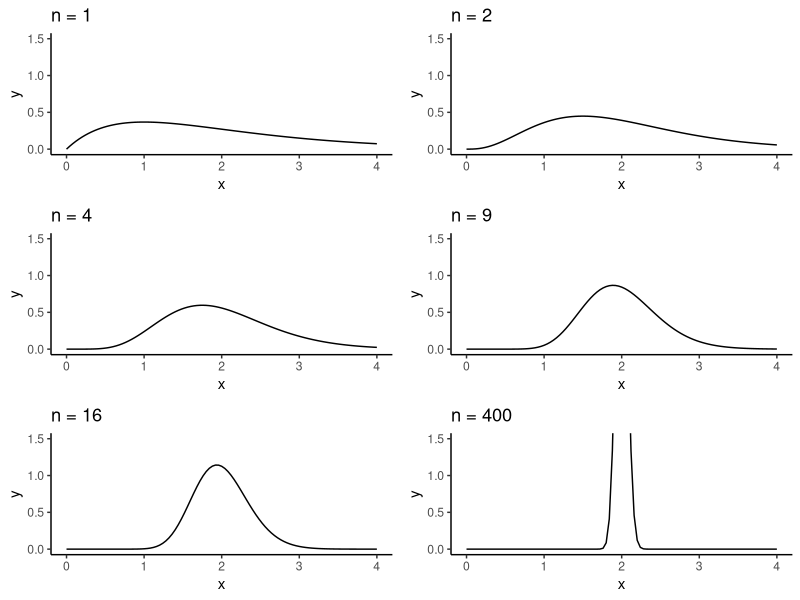
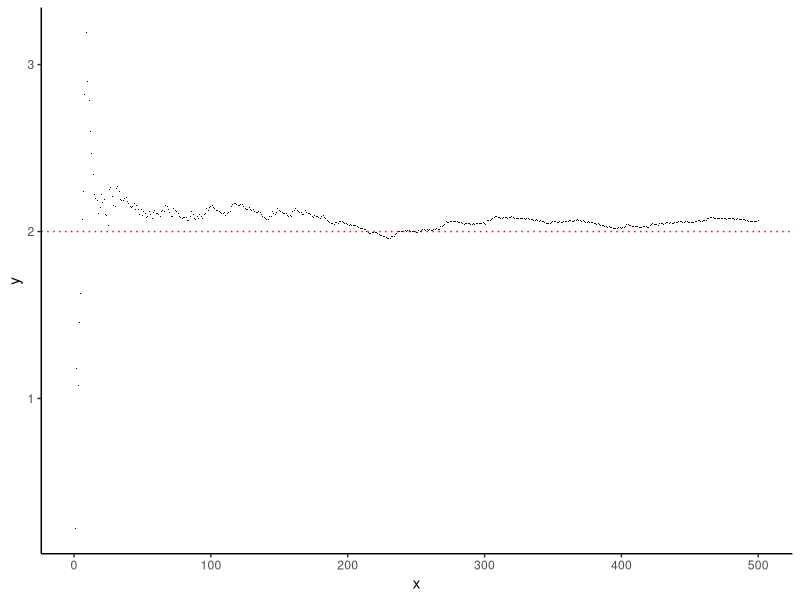
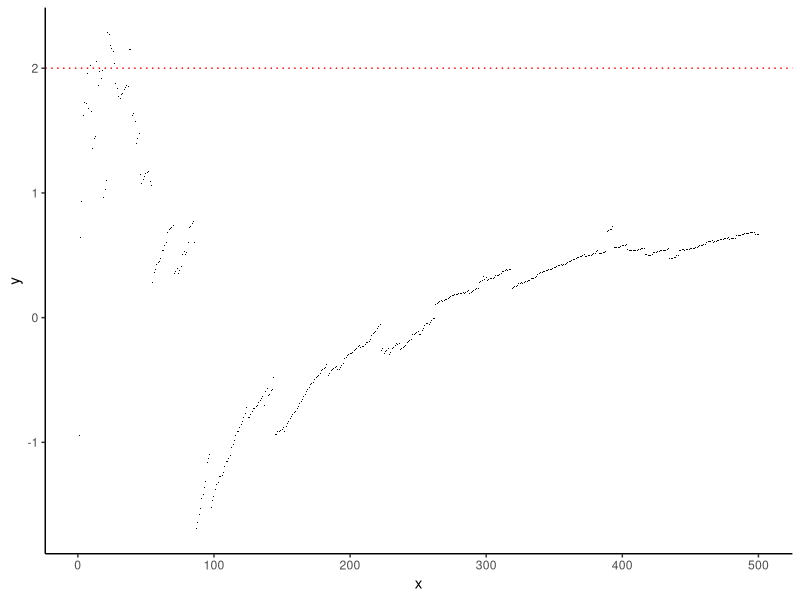
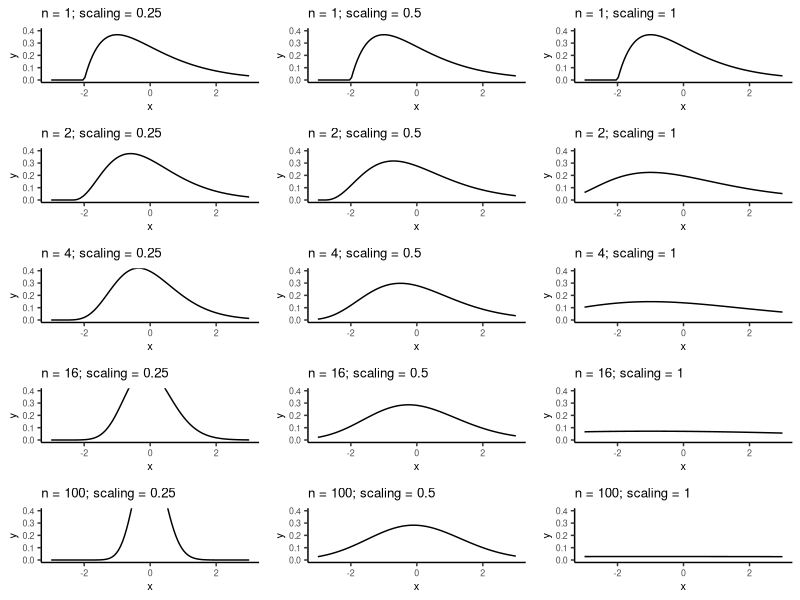
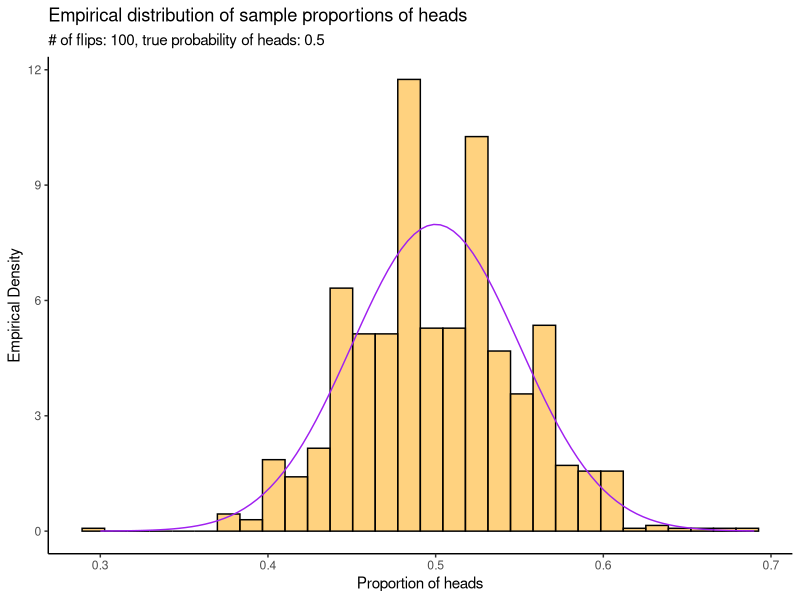

Source code (R) for these figures, in order:
## ---- chunk 1
library(tidyverse)
## ---- chunk 2
# Simulate from a gamma
# Type ?rgamma to get information on the parametrization
# There are three named parameters: shape, scale, and rate. Rate = 1/scale.
# The distribution has mean shape * scale, or shape / rate.
# The parametrization in the book is the "rate" parametrization.
# Always read the docs to understand what the parameters are.
# 
# Simulate with shape = 2 and rate = 1, so mean = 2 and variance = ? (exercise)
rgamma(1,shape = 2,rate = 1)
# The first "1" in the call gives the number of values to simulate:
rgamma(10,shape = 2,rate = 1)
## ---- chunk 3
# Define a function to compute the density
# Fix the scale and shape arguments at defaults of what's used in the book
# You can play around with these.
gamma_samplemean_density <- function(x,n,shape = 2,rate = 1) {
  # x: point to evaluate the density at
  # n: sample size
  
  # Just use the dgamma function
  dgamma(x,shape = n * shape,rate = n*rate)
}

# Plot it for various n
# Define a function to make the plot
plot_for_n <- function(n) {
  # Create a function with the n argument fixed
  densfun <- purrr::partial(gamma_samplemean_density,n = n)
  # Plot using ggplot
  tibble(x = c(0,4)) %>%
    ggplot(aes(x = x)) +
    theme_classic() +
    stat_function(fun = densfun) +
    coord_cartesian(xlim = c(0,4),ylim = c(0,1.5)) +
    labs(title = stringr::str_c("n = ",n))
}
# Create the plots
purrr::map(c(1,2,4,9,16,400),plot_for_n) %>%
  cowplot::plot_grid(plotlist = .,nrow = 3)
## ---- chunk 4
set.seed(54768798) # So I can reproduce these results
# Simulate one experiment of size 500
n <- 500
alpha <- 2
beta <- 1
gamma_experiment <- rgamma(n = n,shape = alpha,rate = beta)

# Compute the running average- a vector where the nth component is the average
# of the first n terms in gamma_experiment
runningaverage <- cumsum(gamma_experiment) / 1:length(gamma_experiment)

# Plot, remembering that the true mean is 2 / 1 = 2
tibble(x = 1:length(runningaverage),
       y = runningaverage) %>%
  ggplot(aes(x = x,y = y)) +
  theme_classic() +
  geom_point(pch = ".") +
  geom_hline(yintercept = alpha / beta,colour = "red",size = .5,linetype = "dotted")

## ---- chunk 5
set.seed(4235) # So I can reproduce these results
# Simulate one experiment of size 500
n <- 500
mu <- 2
sigma <- 1
cauchy_experiment <- rcauchy(n = n,location = mu,scale = sigma)

# Compute the running average- a vector where the nth component is the average
# of the first n terms in gamma_experiment
runningaverage <- cumsum(cauchy_experiment) / 1:length(cauchy_experiment)

# Plot, remembering that the true mean is 2 / 1 = 2
tibble(x = 1:length(runningaverage),
       y = runningaverage) %>%
  ggplot(aes(x = x,y = y)) +
  theme_classic() +
  geom_point(pch = ".") +
  geom_hline(yintercept = alpha / beta,colour = "red",size = .5,linetype = "dotted")


## ---- chunk 6
# Function to flip the coin n times, and return a sequence of 1 if heads and 0 if tails
# for each flip.
# Use the rbinom function to simulate from a bernoulli/binomial distribution.
flip_the_coin <- function(n,p) {
  # n: number of times to flip the coin.
  # p: probability of heads
  # Returns a vector of length n containing the results of each flip.
  rbinom(n,1,p)
}

# Function to flip the coin n times and compute the
# sample proportion of heads
sample_proportion_of_heads <- function(n,p) {
  # Returns a number representing the sample proportion of heads
  # in n flips
  mean(flip_the_coin(n,p))
}

# Try it out:
sample_proportion_of_heads(10,.5)
## ---- chunk 7
scalingdensity <- function(y,n,p) {
  dgamma(
    x = y*n^(-p) + 2,
    shape = 2 * n,
    rate = n
  ) * n^(-p)
}

plotscalingdensity <- function(n,p) {
  dens <- purrr::partial(scalingdensity,n = n,p = p)
  tibble(x = c(-3,3)) %>%
    ggplot(aes(x = x)) +
    theme_classic() +
    stat_function(fun = dens) +
    coord_cartesian(xlim = c(-3,3),ylim = c(0,.4)) +
    labs(title = stringr::str_c("n = ",n,"; scaling = ",p)) +
    theme(text = element_text(size = 8))
}

# Plot them all! This code is somewhat advanced; you should run it
# line by line and figure out what each step does. It's a pretty concise
# way of doing a lot of operations. This type of "list comprehension" is fundamental
# to learning to program with data.
pltlist <- expand.grid(n = c(1,2,4,16,100),
            p = c(1/4,1/2,1)) %>%
  dplyr::arrange(n,p) %>%
  as.list() %>%
  purrr::transpose() %>%
  purrr::map(~plotscalingdensity(n = .x[["n"]],p = .x[["p"]])) 

cowplot::plot_grid(plotlist = pltlist,
                   nrow = 5,ncol = 3)

## ---- chunk 8
# "Did we have bad luck?".
# The actual probability is (why?):
n <- 500
1 - pgamma(2.06,shape = 2*n,rate = 1*n)
# The CLT probability is:
1 - pnorm(.95)
# Why are we doing 1 - pnorm()? pnorm() gives P(X < x) for X ~ N(0,1)
# To get P(X > x), you can do
pnorm(.95,lower.tail = FALSE)
# but it's easier to just do P(X > x) = 1 - P(X < x)
# We can also simulate this probability by generating a bunch of gamma random
# samples and seeing how often their averages are > 2.06:
N <- 10000
exceeded <- numeric(N)
for (i in 1:N) {
  samp <- rgamma(n,shape = 2,rate = 1)
  mn <- mean(samp)
  exceeded[i] <- as.numeric(mn > 2.06)
}
mean(exceeded)
# Pretty good. Can you experiment with the number of simulations? How
# many experiments do you need to simulate in order to get an accurate value?
## ---- chunk 9
N <- 1000 # Number of experiments to do
n <- 100 # Number of times to flip the coin in each experiment
p <- .5 # True probability of heads
experiments <- numeric(N)
for (i in 1:N) {
  experiments[i] <- sample_proportion_of_heads(n,p)
}

# Plot them
tibble(x = experiments) %>%
  ggplot(aes(x = x)) +
  theme_classic() +
  geom_histogram(aes(y = ..density..),bins=30,colour="black",fill="orange",alpha = .5) +
  stat_function(fun = dnorm,args = list(mean = p,sd = sqrt(p*(1-p)/n)),colour = "purple") +
  labs(title = "Empirical distribution of sample proportions of heads",
       subtitle = stringr::str_c("# of flips: ",n,", true probability of heads: ",p),
       x = "Proportion of heads",
       y = "Empirical Density") +
  scale_x_continuous(breaks = seq(0,1,by=.1))
